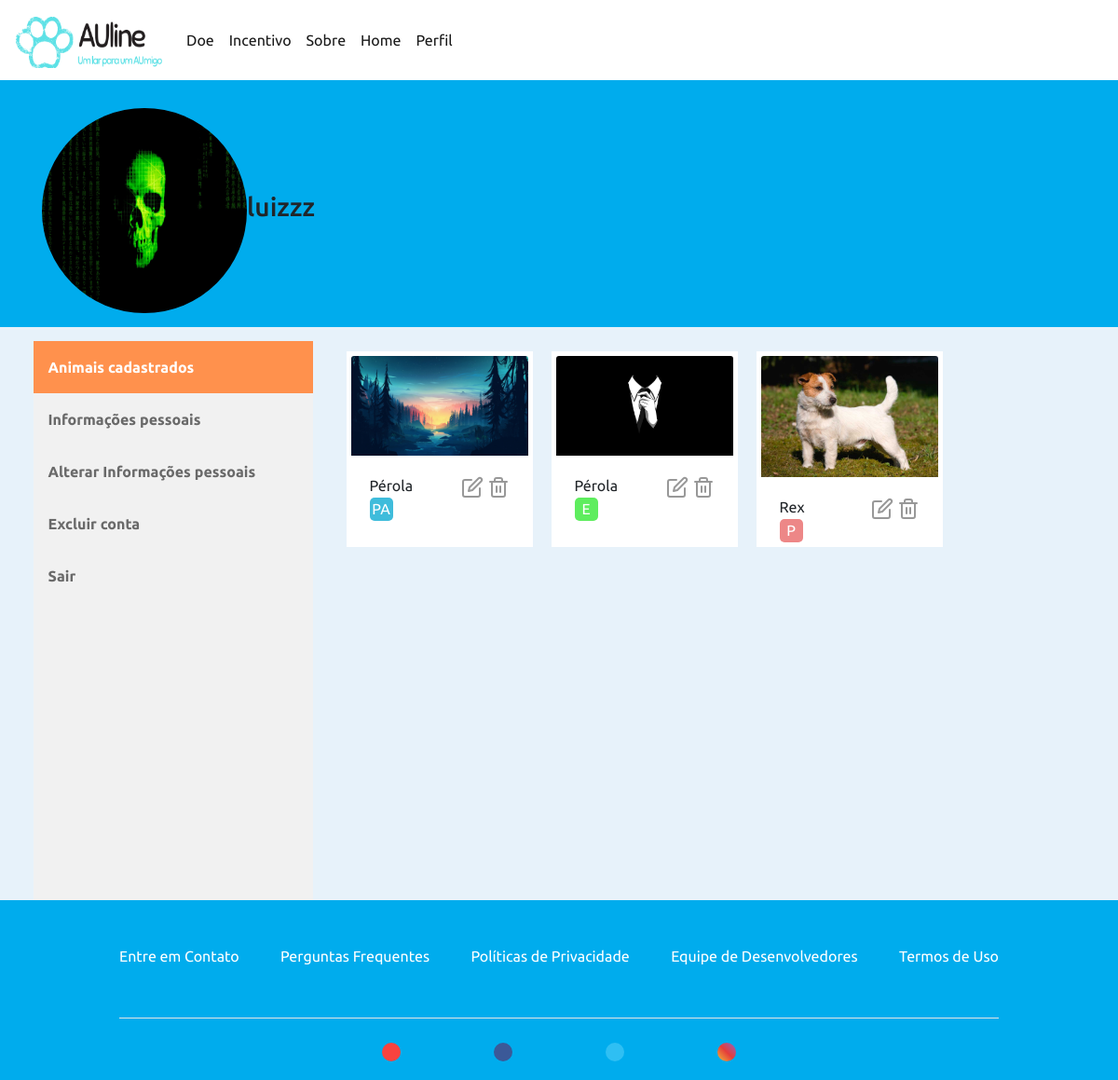
The page /perfil/animais (signed in) on the database as committed earlier.
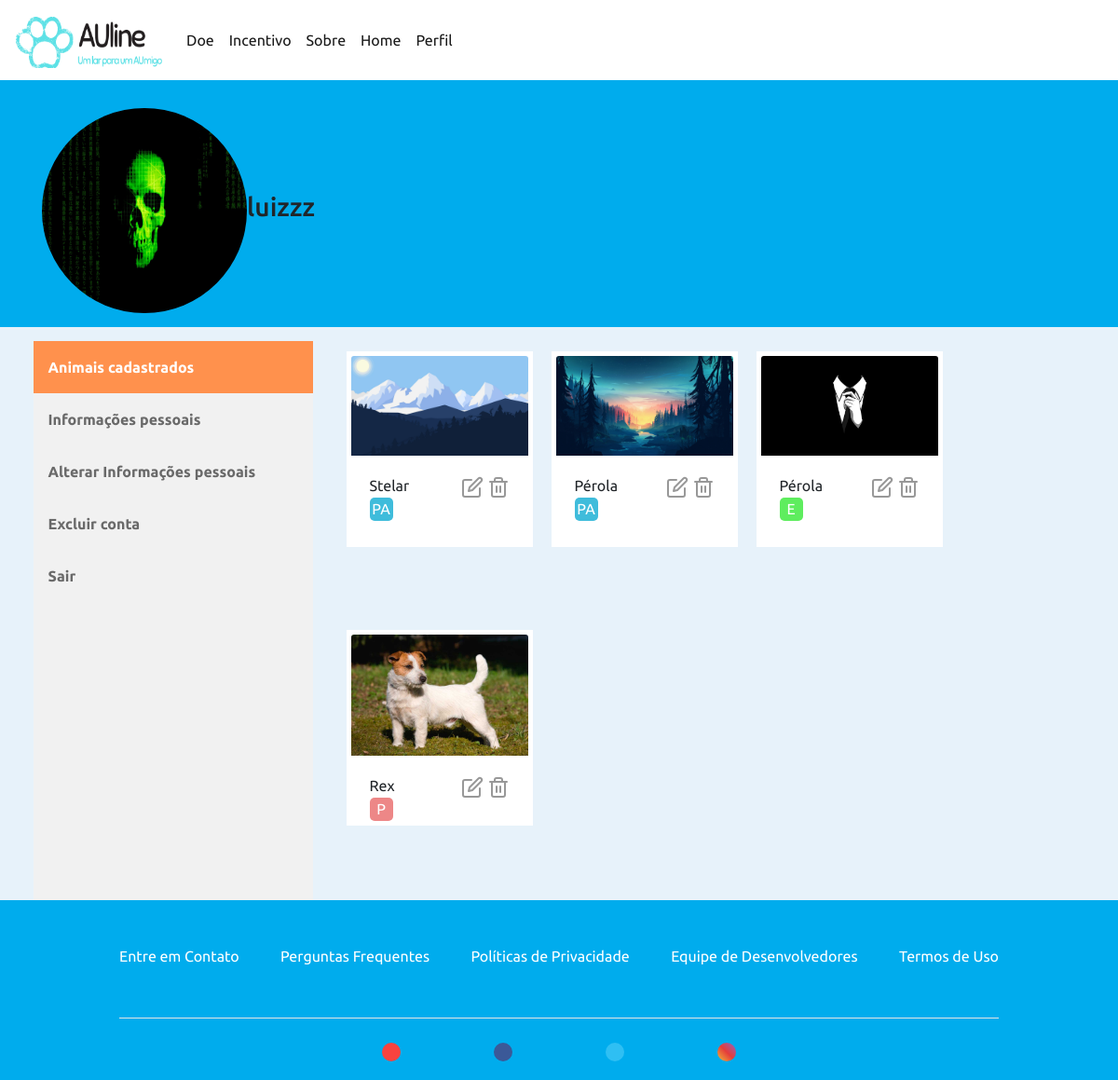
The same page on the database as committed later.
### publicacoes/models.py (models this page shows, shortened)
class Animal(models.Model):
    ESTADOS = (
        ('P', 'Perdido'),
        ('PA', 'Para Adoção'),
        ('E', 'Encontrado'),
    )
    SEXO = (
        ('F', 'Fêmea'),
        ('M', 'Macho'),
    )
    PORTE = (
        ('PE', 'Pequeno'),
        ('ME', 'Médio'),
        ('GR', 'Grande'),
    )
    nome = models.CharField('Nome', max_length=50)
    caracteristicas = models.TextField('Caracaterísticas')
    data_pub = models.DateTimeField('Data de Publicação', auto_now=True)
    imagem = models.ImageField('Imagem', upload_to='posts')
    categoria = models.CharField('Categoria', max_length=15, choices=ESTADOS, blank=True)
    sexo = models.CharField('Sexo', max_length=8, choices=SEXO, blank=True)
    porte = models.CharField('Porte', max_length=8, choices=PORTE, blank=True)
    usuario = models.ForeignKey(User, on_delete=models.CASCADE)
    vacinado = models.BooleanField('Vacinado', blank=True)
    vermifugado = models.BooleanField('Vermifugado', blank=True)
    castrado = models.BooleanField('Castrado', blank=True)
    estado = models.CharField('Estado', max_length=50)
    cidade = models.CharField('Cidade', max_length=50)
    rua = models.CharField('Rua', max_length=70)
    class Meta:
        ordering = ('-data_pub', )

### perfis/views.py (the view)
# urls.py: path('animais', perfil, name='animais'),
@login_required
def perfil(request):
    categorias = {}
    ids = []
    animais = Animal.objects.filter(usuario=request.user.id)
    usuario = User.objects.get(id=request.user.id)
    perfil_usuario = Perfil.objects.filter(user=request.user.id).first
    for animal in animais:
        categorias[animal.id] = animal.categoria
        ids.append(animal.id)
    contexto = {
        'animais':animais,
        'usuario':usuario,
        'perfil_usuario':perfil_usuario,
        'ids':ids,
        'categorias':categorias,
    }
    return render(request, 'perfil.html', contexto)

### templates/perfil.html (shortened to what this page needs)
{% extends 'base.html' %}
{% load static %}
{% block complemento %}
    <link rel="stylesheet" href="{% static 'css/perfil.css' %}">
{% endblock complemento %}
{% block conteudo %}
    <body onload="CategoriaAnimal();" >
        <div class="container" style="background-color:#00ACED;">
            <div class="row">
                <div class="profilebar">
                    <img src="../media/{{perfil_usuario.foto}}" alt="{{usuario.username}}" class="img-profile">
                    <h3>{{usuario.username}}</h3>
                </div>
            </div>
        </div>
        <div class="container">
            <div class="row-profile">
                <div class="sidebar">
                    <a class="active" href="{% url 'animais'%}">Animais cadastrados</a>
                    <a href="{% url 'informacoes-pessoais'%}">Informações pessoais</a>
                    <a href="{% url 'alterar-informacoes' usuario.id %}">Alterar Informações pessoais</a>
                    <a href="{% url 'excluir-conta' usuario.id %}">Excluir conta</a>
                    <a href="{% url 'logout' %}">Sair</a>
                </div>
                <div class="content-profile">
                    {% for animal in animais %}
                        <div class="card-perfil">
                            <img class="card-img-top img-profile-animal"
                            src="../media/{{animal.imagem}}" alt="{{animal.nome}}">
                            <div class="card-body">
                                <div class="card-body-top">
                                    <p>{{animal.nome}}</p>
                                    <div>
                                        <a href="{% url 'editar-animal' animal.id %}" class="icon-crud">
                                            <img src="{% static 'imagens/edit.svg' %}" alt="editar">
                                        </a>
                                        <a href="{% url 'excluir-animal' animal.id %}" class="icon-crud">
                                            <img src="{% static 'imagens/trash-2.svg' %}" alt="apagar">
                                        </a>
                                    </div>
                                </div>
                                <div class="carac" id="{{animal.id}}">
                                    <p>{{animal.categoria}}</p>
                                </div>
                            </div>
                        </div>
                    {% endfor %}
                </div>
            </div>
        </div>
    </body>
{% endblock conteudo %}

Rows that differ between the two databases and show on the page:
added Animal: imagem (picture), nome "Stelar", categoria "PA"
